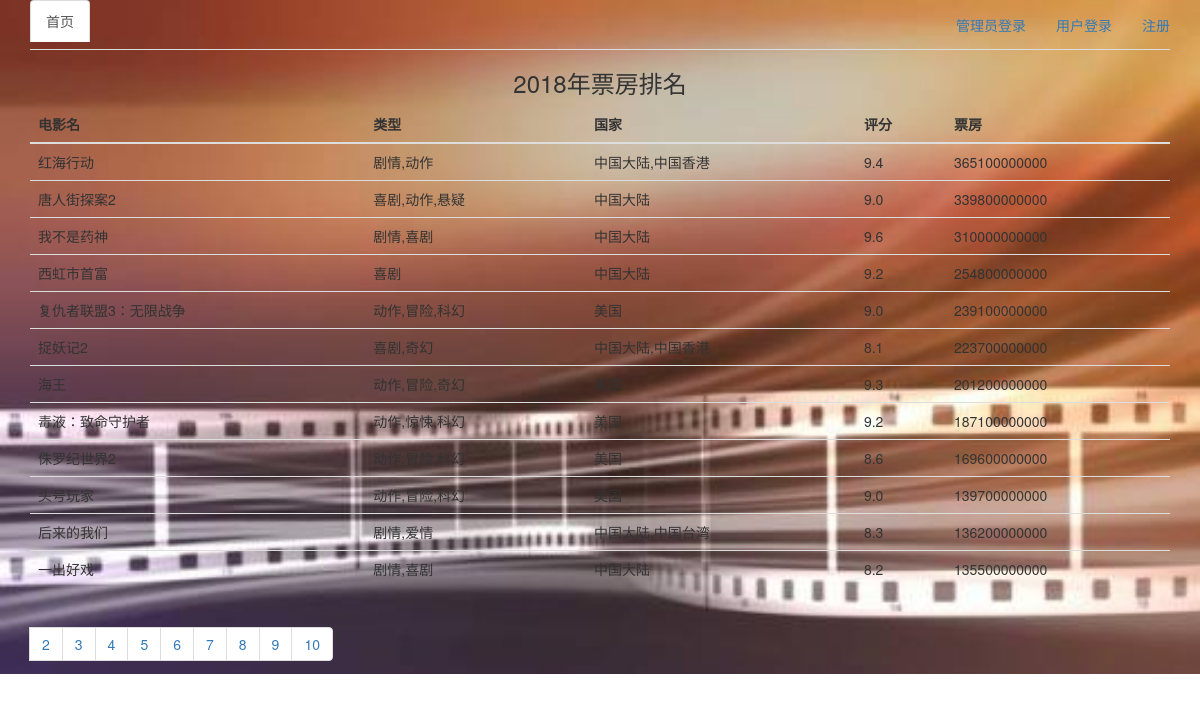
The app's page /box_office/1/ with its own data.
### myApp/models.py (models this page shows)
class Movie(models.Model):
    name = models.CharField(max_length=50)
    type = models.CharField(max_length=50)
    country = models.CharField(max_length=50)
    length = models.CharField(max_length=50)
    release_time = models.DateField()
    score = models.FloatField()
    score_num = models.IntegerField()
    box_office = models.IntegerField()
    class Meta:
        db_table = 'movie'
        ordering = ['box_office']

### myApp/views.py (the view)
# urls.py: re_path(r'^box_office/(\d+)/$', views.box_office, name='box_office'),
def box_office(request, page_id):
    boxs = Movie.objects.order_by('-box_office')
    paginator = Paginator(boxs, 12)
    page = paginator.page(page_id)
    return render(request, 'box_office.html', {'boxs': page})

### myApp/context_processors.py (called while the page is built)
def front_user(request):
    user_id = request.session.get('user_id')
    context = {
    }
    if user_id:
        try:
            user = User.objects.get(pk=user_id)
            context['front_user'] = user
        except:
            pass
    return context

### templates/box_office.html (shortened to what this page needs)
{% extends 'base.html' %}
{% block head %}
    <link rel="stylesheet" href="{% static 'css/base.css' %}">
{% endblock %}
{% block content %}
    <h3 class="page-title">2018年票房排名</h3>
    <div class="container">
        <div class="row clearfix">
            <div class="col-md-12 column">
                <table class="table">
                    <thead>
                    <tr>
                        <th>电影名</th>
                        <th>类型</th>
                        <th>国家</th>
                        <th>评分</th>
                        <th>票房</th>
                    </tr>
                    </thead>
                    <tbody>
                    {% for box in boxs %}
                        <tr>
                            <td>{{ box.name }}</td>
                            <td>{{ box.type }}</td>
                            <td>{{ box.country }}</td>
                            <td>{{ box.score }}</td>
                            <td>{{ box.box_office }}</td>
                        </tr>
                    {% endfor %}
                    </tbody>
                </table>
                <ul class="pagination">
                    {% for index in boxs.paginator.page_range %}
                        {% if index == boxs.number %}
                            <li>{{ index }}</li>
                        {% else %}
                            <li>
                                <a href="{% url 'myApp:box_office' index %}">{{ index }}</a>
                            </li>
                        {% endif %}
                    {% endfor %}
                </ul>
            </div>
        </div>
    </div>
{% endblock %}

### templates/base.html (shortened to what this page needs)
<!DOCTYPE html>
<html lang="en">
<head>
    <link href="https://cdn.staticfile.org/twitter-bootstrap/3.3.7/css/bootstrap.min.css" rel="stylesheet">
    {% block head %}{% endblock %}
</head>
<body>
<div class="container">
    <div class="row clearfix">
        <div class="col-md-12 column">
            <ul class="nav nav-tabs">
                <li class="active">
                    <a href="{% url 'myApp:index' %}">首页</a>
                </li>
                <li class="dropdown pull-right">
                    <ul class="nav navbar-nav navbar-right">
                    <li><a href="{% url 'myApp:admin' %}">管理员登录</a></li>
                        {% if front_user %}
                            <li><a href="">您好,{{ front_user.username }}</a></li>
                            <li><a href="{% url 'myApp:logout' %}">注销</a></li>
                        {% else %}
                            <li><a href="{% url 'myApp:login' %}">用户登录</a></li>
                            <li><a href="{% url 'myApp:register' %}">注册</a></li>
                        {% endif %}
                    </ul>
                </li>
            </ul>
        </div>
    </div>
</div>
{% block content %}
{% endblock %}
</body>
</html>

### static/css/base.css (style rules this page uses)
body { background: #f3f3f3; background: url("/static/images/bg.jpg") no-repeat; background-size: 100% }
.page-title { text-align: center; }

### templates/base.html (style rules this page uses)
body { background: #f3f3f3; }

### records on screen
Movie: name "红海行动", type "剧情,动作", country "中国大陆,中国香港", score "9.4", box_office "365100000000"
Movie: name "唐人街探案2", type "喜剧,动作,悬疑", country "中国大陆", score "9.0", box_office "339800000000"
Movie: name "我不是药神", type "剧情,喜剧", country "中国大陆", score "9.6", box_office "310000000000"
Movie: name "西虹市首富", type "喜剧", country "中国大陆", score "9.2", box_office "254800000000"
Movie: name "复仇者联盟3：无限战争", type "动作,冒险,科幻", country "美国", score "9.0", box_office "239100000000"
Movie: name "捉妖记2", type "喜剧,奇幻", country "中国大陆,中国香港", score "8.1", box_office "223700000000"
Movie: name "海王", type "动作,冒险,奇幻", country "美国", score "9.3", box_office "201200000000"
Movie: name "毒液：致命守护者", type "动作,惊悚,科幻", country "美国", score "9.2", box_office "187100000000"
Movie: name "侏罗纪世界2", type "动作,冒险,科幻", country "美国", score "8.6", box_office "169600000000"
Movie: name "头号玩家", type "动作,冒险,科幻", country "美国", score "9.0", box_office "139700000000"
Movie: name "后来的我们", type "剧情,爱情", country "中国大陆,中国台湾", score "8.3", box_office "136200000000"
Movie: name "一出好戏", type "剧情,喜剧", country "中国大陆", score "8.2", box_office "135500000000"

### other values on screen
{{ index }} "2" "3" "4" "5" "6" "7" "8" "9" "10"
